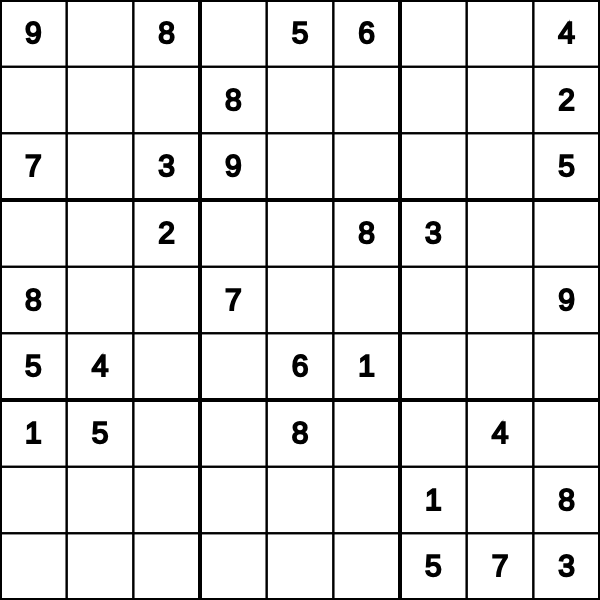
Frame 1 (no input)
Frame 60 (no input): identical to frame 1, image omitted
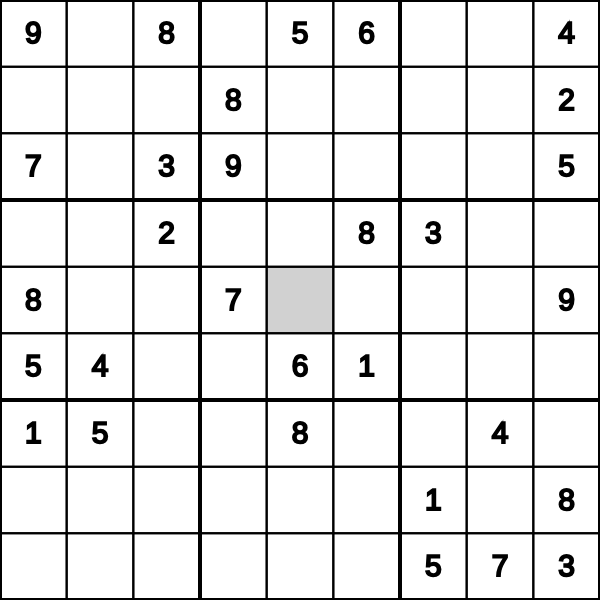
Frame 120 (the mouse pressed at the canvas centre since frame 60)

The p5.js sketch that drew these frames (run headless with seeded random() and noise() and a simulated clock; from frame 60 on, the mouse is pressed at the canvas centre):

// p5.js sketch
// ── sketch.js
let sudokuDataText = "9-8-56--4/" +
                     "---8----2/" +
                     "7-39----5/" +
                     "--2--83--/" +
                     "8--7----9/" +
                     "54--61---/" +
                     "15--8--4-/" +
                     "------1-8/" +
                     "------573/";

let sudokuData;
let sudoku;
let selectedCell;

function setup() {
    createCanvas(600, 600);
    sudokuData = split(sudokuDataText, '/');
    sudoku = new Sudoku(sudokuData);
}

function draw() {
    background(255);

    sudoku.draw();
}

function keyPressed(){
    if((parseInt(keyCode) - 48) >= 1 && (parseInt(keyCode) - 48) <= 9){
        if(!sudoku.cells[selectedCell.x][selectedCell.y].isInitialVal) {
            sudoku.cells[selectedCell.x][selectedCell.y].setValue((parseInt(keyCode) - 48).toString());
        }
        sudoku.update();
    }
    if(keyCode === 67){
        if(!sudoku.cells[selectedCell.x][selectedCell.y].isInitialVal) {
            sudoku.cells[selectedCell.x][selectedCell.y].setValue('-');
        }
        sudoku.update();
    }
    console.log(keyCode);
}

function mousePressed() {
    if (mouseButton === LEFT) {
        let x = floor(mouseX/(600/9));
        let y = floor(mouseY/(600/9));
        if(x >= 0 && x <= 8 && y >= 0 && y <= 8){
            sudoku.cells.forEach(r => r.forEach(c => c.unSelect()));
            sudoku.cells[x][y].select();
            selectedCell = createVector(x, y);
            let gX = Math.floor(x/3);
            let gY = Math.floor(y/3);
            console.log(gX, gY);
        }
    }
}
// ── Cell.js
class Cell{
    constructor(pos, val, col, row, group, isInitialVal){
        this.isInitialVal = isInitialVal;
        this.pos = pos;
        this.val = val;
        this.col = col;
        this.row = row;
        this.group = group;
        this.isSelected = false;
        this.isCorrect = true;
    }

    draw(){
        if(this.isSelected){
            fill(25, 50)
        }else {
            noFill();
        }
        stroke(0);
        strokeWeight(2);
        rect(this.pos.x, this.pos.y, 600/9, 600/9);

        textSize(30);
        if(this.isCorrect) {
            fill(0);
        }else{
            fill(255, 50, 50);
        }
        strokeWeight(2);
        if(this.val !== '-') {
            if(!this.isInitialVal){
                noStroke();
            }
            text(this.val, this.pos.x + 25, this.pos.y + 43);
        }
    }

    unSelect(){
        this.isSelected = false;
    }
    select(){
        this.isSelected = true;
    }

    setValue(val){
        this.val = val;
    }
}
// ── Sudoku.js
class Sudoku{

    constructor(data){
        this.initialData = data;
        this.data = data;
        this.cells = [];
        for(let i = 0; i < 9; i++){
            let row = [];
            for(let j = 0; j < 9; j++){
                if(data[j][i] === '-') {
                    row.push(new Cell(createVector(i * 600 / 9, j * 600 / 9), data[j][i], i, j, floor(i / 3) + 3 * floor(j / 3), false));
                }else{
                    row.push(new Cell(createVector(i * 600 / 9, j * 600 / 9), data[j][i], i, j, floor(i / 3) + 3 * floor(j / 3), true));
                }
            }
            this.cells.push(row);
        }
    }

    draw(){
        for(let i = 0; i < 3; i++){
            for(let j = 0; j < 3; j++){
                noFill();
                stroke(0);
                strokeWeight(4);
                rect(i*600/3, j*600/3, 600/3, 600/3);
            }
        }
        for(let i = 0; i < 9; i++){
            for(let j = 0; j < 9; j++){
                noFill();
                stroke(0);
                strokeWeight(4);
                this.cells[i][j].draw();
            }
        }
    }

    update(){
        for(let i = 0; i < 9; i++) {
            for (let j = 0; j < 9; j++) {
                if(!this.cells[j][i].isInitialVal && this.cells[j][i].val !== '-') {
                    this.cells[j][i].isCorrect = true;
                    for (let k = 0; k < 9; k++) {
                        if (k !== j && this.cells[j][i].val === this.cells[k][i].val) {
                            this.cells[j][i].isCorrect = false;
                        }
                    }
                    for (let k = 0; k < 9; k++) {
                        if (k !== i && this.cells[j][i].val === this.cells[j][k].val) {
                            this.cells[j][i].isCorrect = false;
                        }
                    }
                    let gX = 3*Math.floor(i / 3);
                    let gY = 3*Math.floor(j / 3);
                    for(let k = gX; k < gX + 3; k++){
                        for(let p = gY; p < gY + 3; p++){
                            if(k !== i || p !== j){
                                if(this.cells[p][k].val === this.cells[j][i].val){
                                    this.cells[j][i].isCorrect = false;
                                }
                            }
                        }
                    }
                }
            }
        }
    }
}
